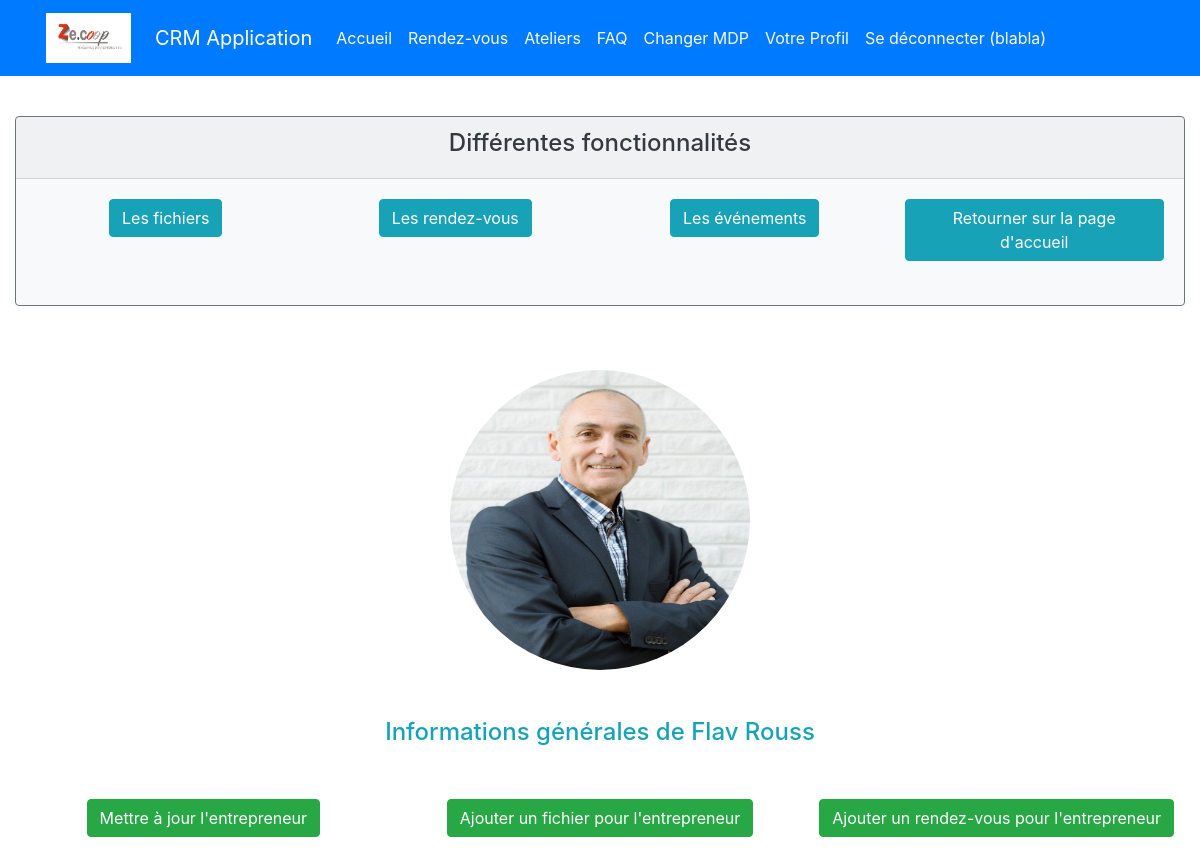
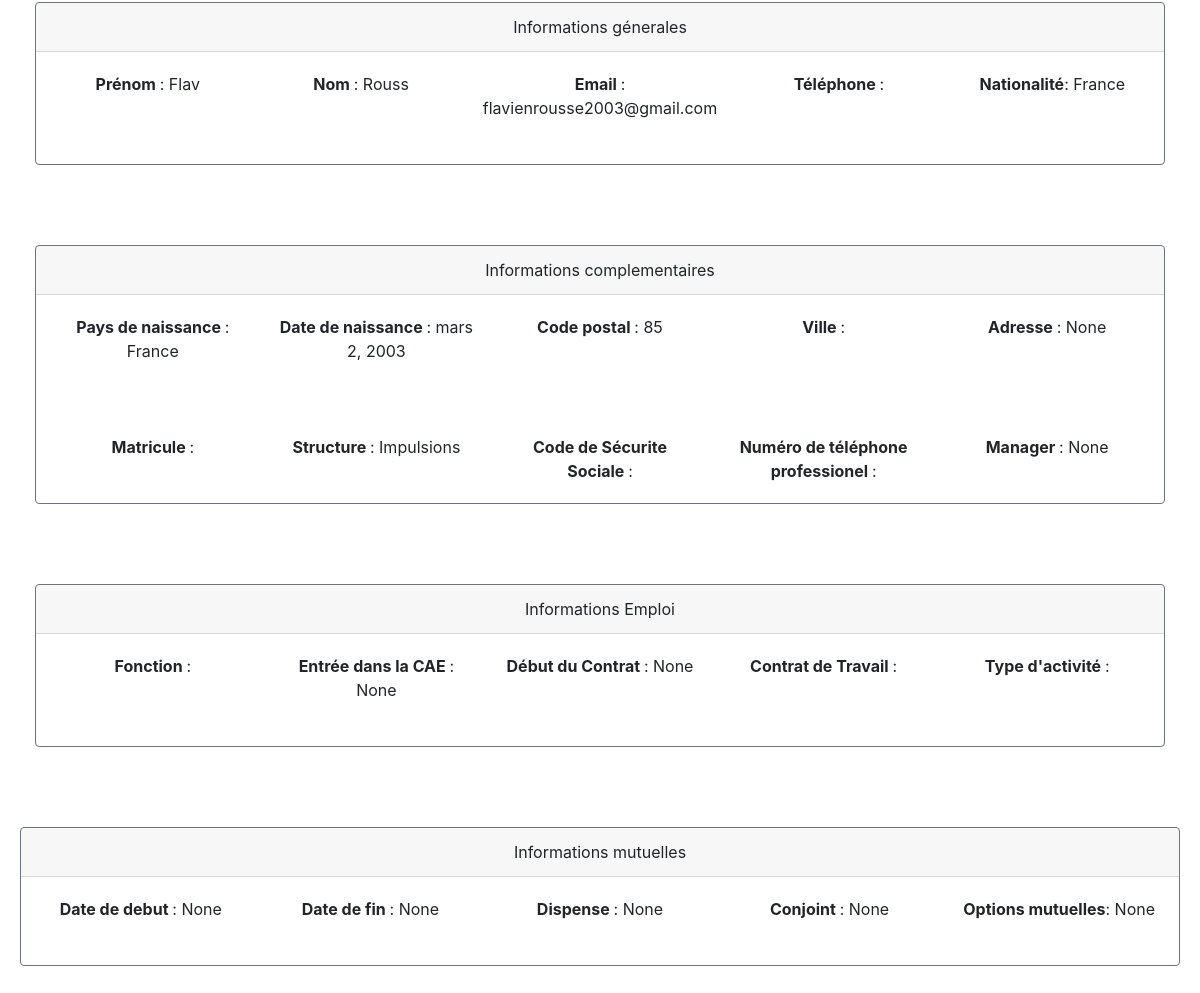
The page /home/1/ (signed in) on the database its author committed (2 pictures, top to bottom).
### authentification/models.py (models this page shows)
class User(AbstractUser):
    pass

### appflux/models.py (models this page shows, shortened)
class Entrepreneur(models.Model):
    STRUCTURE = (
    ('Impulsions', 'Impulsions'),
    ('Eclosion', 'Eclosions')
)
    nom = models.CharField (max_length=30,)
    prenom = models.CharField(max_length=30, verbose_name="prénom")
    matricule = models.CharField(max_length=30, blank=True)
    photo = models.ImageField(default='avatar.jpg', upload_to='entrepreneur_avatars', blank=True,)
    telephone = models.CharField(max_length=15 ,blank=True, verbose_name="téléphone")
    structure = models.CharField(max_length=40, choices=STRUCTURE)
    email =  models.EmailField()
    nationalite = models.CharField(max_length=150, verbose_name="nationalité")
    naissance = models.CharField(max_length=100, verbose_name="pays de naissance",)
    numero = models.CharField( max_length=15 ,verbose_name="numéro de téléphone professionel", blank=True)
    adresse_postal = models.CharField(max_length=200, verbose_name="Code")
    adresse = models.CharField(max_length=200, blank=True, null=True)
    securite_social = models.CharField(max_length=240, blank=True, verbose_name=" Numéro de sécurité social")
    date_naissance = models.DateField(verbose_name="date de naissance")
    ville = models.CharField(max_length=120, verbose_name="lieu de résidence", blank=True )
    fonction = models.CharField(max_length=240, blank=True,)
    date_entree = models.DateField(blank=True, null= True, verbose_name="date d'entrée dans la CAE")
    debut = models.DateField(blank=True, null=True, verbose_name="date du début du contrat")
    motif = models.CharField(max_length=240, blank=True, verbose_name=' Contrat de travail', choices=TRAVAIL)
    activite = models.CharField(max_length=40, blank=True, verbose_name="type de activité", choices=ACTIVITE)
    manager = models.ForeignKey(User, on_delete=models.CASCADE, null=True, blank=True)
    date_mutuelle = models.DateField(blank=True, null=True, verbose_name="Date pour la mutuelle")
    conjoint_mutuelle = models.BooleanField(null=True, blank=True, verbose_name="Avez vous un conjoint qui a soucris a la mutuelle ?")
    dispense = models.BooleanField(null= True, blank=True , verbose_name='Avez vous une dispense pour l\'affiliation')
    date_fin = models.DateField(null=True, blank=True)
    options = models.CharField(max_length=100, choices=OPTIONS, null=True , blank=True)

### appflux/views.py (the view)
# urls.py: path('home/<int:entrepreneur_id>/', appflux.views.detail_entrepreneur ,name="entrepreneur_detail"),
@login_required
def detail_entrepreneur(request, entrepreneur_id):
    entrepreneur = get_object_or_404(Entrepreneur, id=entrepreneur_id)
    return render(request, 'appflux/entrepreneur_detail.html', {'entrepreneur': entrepreneur,})

### appflux/templates/appflux/entrepreneur_detail.html (shortened to what this page needs)
{% extends "base.html" %}
{% block content %}
<br>
<div class="col">
    <div class="card text-white bg-light my-3 border-secondary"  >
        <div class="card-header text-center ">
            <h4 class = "text-dark">Différentes fonctionnalités </h4>
        </div>
        <div class="card-body text-center">
            <div class="row">
                <div class="col">
                    <a class="btn btn-info" href="{% url 'fichiers' entrepreneur.id %}"> Les fichiers </a> </a></br>
                </div>
                <div class="col">
                    <a class="btn btn-info" href="{% url 'rendezvous_list' entrepreneur.id %}"> Les rendez-vous </a> </a></br>
                </div>
                <div class="col">
                    <a class="btn btn-info" href="{% url 'evenements_entrepreneur' entrepreneur.id %}"> Les événements </a> </a></br>
                </div>
                <div class="col">
                    <a class="btn btn-info" href="{% url 'home'  %}"> Retourner sur la page d'accueil</a> </br>
                </div>
            </div>
        </div></br>
    </div>
</div>
    {% if entrepreneur.photo %}
<div class="text-center">
    <img class = "rounded-circle" width=300 height=300 src="{{entrepreneur.photo.url}}"
        alt="{{ entrepreneur.nom }}" class="avatar rounded mx-auto d-block"  accept=".jpg,.jpeg,.png"/>
</div>
{% endif %} </br> </br>
<h4 class="text-info text-center"> Informations générales de {{entrepreneur.prenom}}  {{entrepreneur.nom}} </h4></br>
<div class="card-body text-center">
    <div class="row">
        <div class="col">
            <a href = "{% url 'update_entrepreneur' entrepreneur.id   %}" class="btn btn-success"> Mettre à jour l'entrepreneur</a></br>
        </div>
        <div class="col">
            <a href="{% url 'telecharger_fichier' entrepreneur.id %}" class="btn btn-success">Ajouter un fichier pour l'entrepreneur</a></br>
        </div>
        <div class="col">
            <a href="{% url 'creer-rendezvous' entrepreneur.id %}" class="btn btn-success">Ajouter un rendez-vous pour l'entrepreneur</a> </br>
        </div>
    </div>
<div class="col">
<div class="card  my-3 border-secondary"  >
    <div class="card-header">
        Informations génerales
    </div>
    <div class="card-body text-center">
        <div class="row">
            <div class="col">
                <strong> Prénom </strong>: {{entrepreneur.prenom}} </br>
            </div>
            <div class="col">
                <strong> Nom </strong>: {{entrepreneur.nom}} </br>
            </div>
            <div class="col">
                <strong> Email </strong>: {{entrepreneur.email}} </br>
            </div>
            <div class="col">
                <strong> Téléphone </strong>: {{entrepreneur.telephone}} </br>
            </div>
            <div class="col">
                <strong> Nationalité</strong>: {{entrepreneur.nationalite}} </br>
            </div>
        </div></br>
    </div>
</div>
</div>
<div class="col">
<div class="card  my-3 border-secondary"  >
    <div class="card-header">
        Informations complementaires
    </div>
    <div class="card-body text-center">
        <div class="row">
            <div class="col">
                <strong> Pays de naissance </strong>: {{entrepreneur.naissance}} </br>
            </div>
            <div class="col">
                <strong> Date de naissance </strong>: {{entrepreneur.date_naissance}} </br>
            </div>
            <div class="col">
                <strong> Code postal </strong>: {{entrepreneur.adresse_postal}} </br>
            </div>
            <div class="col">
                <strong> Ville </strong>: {{entrepreneur.ville}} </br>
            </div>
            <div class="col">
                <strong>  Adresse </strong>: {{entrepreneur.adresse}} </br>
            </div>
        </div></br></br></br>
        <div class="row">
            <div class="col">
                <strong> Matricule </strong>: {{entrepreneur.matricule}} </br>
            </div>
            <div class="col">
                <strong> Structure </strong>: {{entrepreneur.structure}} </br>
            </div>
            <div class="col">
                <strong> Code de Sécurite Sociale </strong>: {{entrepreneur.securite_social}} </br>
            </div>
            <div class="col">
                <strong> Numéro de téléphone professionel </strong>: {{entrepreneur.numero}} </br>
            </div>
            <div class="col">
                <strong> Manager </strong>: {{entrepreneur.manager}} </br>
            </div>
        </div>
    </div>
</div></br> </br>
</div>
<div class="col">
    <div class="card  my-3 border-secondary"  >
        <div class="card-header">
            Informations Emploi
        </div>
        <div class="card-body text-center">
            <div class="row">
                <div class="col">
                    <strong> Fonction </strong>: {{entrepreneur.fonction}} </br>
                </div>
                <div class="col">
                    <strong> Entrée dans la CAE </strong>: {{entrepreneur.date_entree}} </br>
                </div>
                <div class="col">
                    <strong> Début du Contrat </strong>: {{entrepreneur.debut}} </br>
                </div>
                <div class="col">
                    <strong> Contrat de Travail </strong>: {{entrepreneur.motif}} </br>
                </div>
                <div class="col">
                    <strong> Type d'activité </strong>: {{entrepreneur.activite}} </br>
                </div>
            </div></br>
        </div>
    </div>
    </div>
<div class="card  my-3 border-secondary"  >
    <div class="card-header">
        Informations mutuelles
    </div>
    <div class="card-body text-center">
        <div class="row">
            <div class="col">
                <strong> Date de debut </strong>: {{entrepreneur.date_mutuelle}} </br>
            </div>
            <div class="col">
                <strong> Date de fin </strong>: {{entrepreneur.date_fin}} </br>
            </div>
            <div class="col">
                <strong> Dispense </strong>: {{entrepreneur.dispense}} </br>
            </div>
            <div class="col">
                <strong> Conjoint </strong>: {{entrepreneur.conjoint_mutuelle}} </br>
            </div>
            <div class="col">
                <strong> Options mutuelles</strong>: {{entrepreneur.options}} </br>
            </div>
        </div></br>
    </div>
{% endblock content %}

### templates/base.html (shortened to what this page needs)
<!doctype html>
{% load static %}
<html lang="en">
<head>
    <link rel="stylesheet" href="https://cdn.jsdelivr.net/npm/bootstrap@4.3.1/dist/css/bootstrap.min.css"
>
</head>
<body>
<div class="bg-primary">
    <div class="container">
        <div class="row">
            <nav class="col navbar navbar-expand-lg navbar-dark">
                <img class="navbar-brand mr-4" src="{% static 'logo.jpg' %}" width="85" height="60" alt="Logo" accept=".jpg,.jpeg,.png"></br>
                <a class="navbar-brand" href="{% url 'home' %}">CRM Application</a>
                <div id="navbarContent" class="collapse navbar-collapse">
                    <ul class="navbar-nav">
                        {% if user.is_authenticated %}
                        <li class="nav-item ">
                            <a class="nav-link text-light"
                               href="{% url 'home' %}">Accueil</a>
                        <li class="nav-item">
                            <a class="nav-link text-light"
                               href="{% url 'rendezvous' %}">Rendez-vous</a>
                        </li>
                        <li class="nav-item">
                            <a class="nav-link text-light"
                               href="{% url 'evenements' %}">Ateliers</a>
                        </li>
                        <li class="nav-item">
                            <a class="nav-link text-light"
                               href="{% url  'question_list'  %}">FAQ</a>
                        </li>
                        <li class="nav-item ">
                            <a class="nav-link text-light"
                               href="{% url 'password_change' %}">Changer
                                MDP</a>
                        </li>
                        <li class="nav-item ">
                            <a class= "nav-link text-light"href="{% url 'profile' %}" title="Update my profile">Votre Profil </a>
                        </li>
                        <li class="nav-item ">
                            <a class="nav-link text-light" href="{% url 'logout' %}">Se
                                déconnecter ({{ request.user }})</a>
                        {% endif %}
                    </ul>
                </div>
            </nav>
        </div>
    </div>
</div>
{% block content %}
{% endblock content %}
</body>
</html>

### rows shown on the page
User: user "blabla"
Entrepreneur: photo (picture), prenom "Flav", nom "Rouss", email "flavienrousse2003@gmail.com", nationalite "France", naissance "France", date_naissance "mars 2, 2003", adresse_postal "85", adresse "None", structure "Impulsions", manager "None", date_entree "None", debut "None", date_mutuelle "None", date_fin "None", dispense "None", conjoint_mutuelle "None", options "None"
